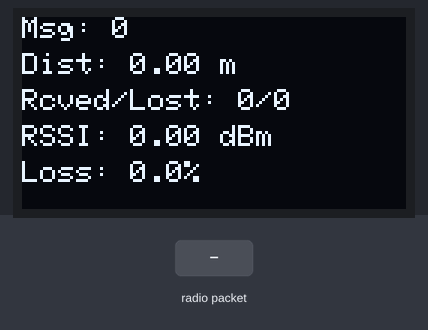
The sketch below on a simulated Arduino Uno, built for the host (arithmetic inside an expression is 32-bit, double 64-bit). Shown: 128×64 one-colour display. Inputs (shaded band) come from the test bench. No radio packets arrive unless stated; what the sketch prints to the serial monitor is not drawn.

Above: at 2.3 s.
2.4 s: radio packet "," arrives
At 3.4 s:
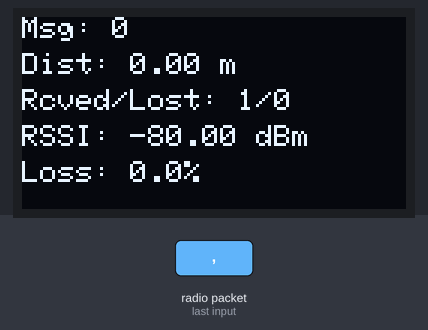
3.9 s: radio packet "}" arrives
At 4.3 s:
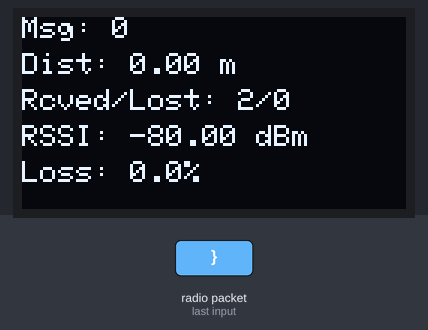
Timing chart, 0 to 6.9 s (numbered marks = the images above; inputs shaded):
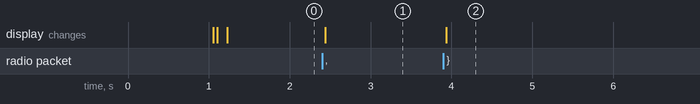

The sketch:

placa_receptora.ino
```cpp
#include <SPI.h>
#include <LoRa.h>
#include <Wire.h>
#include <Adafruit_GFX.h>
#include <Adafruit_SSD1306.h>

#define SCREEN_WIDTH 128
#define SCREEN_HEIGHT 64
#define OLED_RESET    -1
#define SCREEN_ADDRESS 0x3C

#define SCK     5
#define MISO    19
#define MOSI    27
#define SS      18
#define RST     14
#define DI0     26

#define FREQUENCY 915E6

#define DEBUG_MODE true

Adafruit_SSD1306 display(SCREEN_WIDTH, SCREEN_HEIGHT, &Wire, OLED_RESET);

unsigned long lostPackets = 0;
unsigned long expectedSequence = 0;
float distance = 0.0;
float lastDistance = -1.0;
float rssi = 0;
float snr = 0;
float packetLossRate = 0.0;
unsigned long totalPacketsSent = 0;
unsigned long lastDisplayUpdateTime = 0;
unsigned long currentPacketId = 0;
unsigned long cumulativeReceived = 0;

unsigned long lastPacketTime = 0;
bool receivedFirstPacket = false;

void setup() {
  Serial.begin(115200);
  delay(1000);

  if (DEBUG_MODE) {
    Serial.println("LILYGO LoRa Distance Receiver");
  }
  Wire.begin();
  if (!display.begin(SSD1306_SWITCHCAPVCC, SCREEN_ADDRESS)) {
    if (DEBUG_MODE) Serial.println("SSD1306 allocation failed");
  } else {
    display.clearDisplay();
    display.setTextSize(1);
    display.setTextColor(SSD1306_WHITE);
    display.setCursor(0, 0);
    display.println("LoRa Distance RX");
    display.println("Initializing...");
    display.display();
  }

  SPI.begin(SCK, MISO, MOSI, SS);

  LoRa.setPins(SS, RST, DI0);

  unsigned long startAttemptTime = millis();
  bool loraInitialized = false;
  while ((millis() - startAttemptTime) < 5000 && !loraInitialized) {
    if (LoRa.begin(FREQUENCY)) {
      loraInitialized = true;
    } else {
      if (DEBUG_MODE) Serial.print(".");
      delay(500);
    }
  }

  if (!loraInitialized) {
    if (DEBUG_MODE) Serial.println("Starting LoRa failed!");
    display.clearDisplay();
    display.setCursor(0, 0);
    display.println("LoRa init failed!");
    display.display();
  } else {
    if (DEBUG_MODE) Serial.println("LoRa initialized successfully!");
    // Configure LoRa parameters
    LoRa.setSpreadingFactor(11);
    LoRa.setSignalBandwidth(125E3);
    LoRa.setCodingRate4(8);
    LoRa.setPreambleLength(12);
  }

  display.clearDisplay();
  display.setCursor(0, 0);
  display.println("LoRa Ready!");
  display.println("Waiting for packets...");
  display.display();

  lastDisplayUpdateTime = millis();
}

void loop() {
  int packetSize = LoRa.parsePacket();
  if (packetSize) {
    processPacket(packetSize);
  }

  unsigned long currentTime = millis();
  if (currentTime - lastDisplayUpdateTime >= 100) {
    updateDisplay();
    lastDisplayUpdateTime = currentTime;
  }

  delay(1);
}

void processPacket(int packetSize) {
  String receivedData = "";
  while (LoRa.available()) {
    receivedData += (char)LoRa.read();
  }

  rssi = LoRa.packetRssi();
  snr = LoRa.packetSnr();

  unsigned long transmittedPacketId = extractValue(receivedData, "seq").toInt();
  distance = extractValue(receivedData, "dist").toFloat();
  int newTotal = extractValue(receivedData, "total").toInt();

  if (lastDistance == -1.0 || distance > lastDistance) {
    if (DEBUG_MODE) {
      Serial.print("New session detected: resetting counters. (Old Distance: ");
      Serial.print(lastDistance);
      Serial.print(" -> New Distance: ");
      Serial.print(distance);
      Serial.println(")");
    }
    cumulativeReceived = 0;
    lostPackets = 0;
    totalPacketsSent = 0;
    expectedSequence = transmittedPacketId + 1;
    receivedFirstPacket = true;
    lastDistance = distance;
  }

  if (transmittedPacketId == 0 && expectedSequence != 0) {
    if (DEBUG_MODE) {
      Serial.println("Received anomalous packet with sequence 0; logging as new DATA and incrementing expectedSequence.");
    }

    currentPacketId = 0;
    cumulativeReceived++;
    totalPacketsSent = newTotal;
    if (newTotal > 0) {
      packetLossRate = 100.0 * lostPackets / newTotal;
    }
    outputLoggableData();
    updateDisplay();
    lastPacketTime = millis();

    expectedSequence++;
    return;
  }

  if (transmittedPacketId >= expectedSequence) {

    if (transmittedPacketId > expectedSequence) {
      unsigned long gap = transmittedPacketId - expectedSequence;
      for (unsigned long missing = expectedSequence; missing < transmittedPacketId; missing++) {
         Serial.print("LOST: Packet ");
         Serial.println(missing);
      }
      lostPackets += gap;
    }
    expectedSequence = transmittedPacketId + 1;
  } else {

    if (DEBUG_MODE) {
      Serial.print("Out-of-order packet: received ");
      Serial.println(transmittedPacketId);
    }
  }

  cumulativeReceived++;
  currentPacketId = transmittedPacketId;
  totalPacketsSent = newTotal;

  if (newTotal > 0) {
    packetLossRate = 100.0 * lostPackets / newTotal;
  }

  outputLoggableData();
  updateDisplay();

  lastPacketTime = millis();
}

String extractValue(String data, String key) {
  String keyStr = "\"" + key + "\":";
  int keyIndex = data.indexOf(keyStr);
  if (keyIndex == -1) return "0";
  int valueStart = keyIndex + keyStr.length();
  int valueEnd = data.indexOf(",", valueStart);
  if (valueEnd == -1) {
    valueEnd = data.indexOf("}", valueStart);
  }
  if (valueEnd == -1) return "0";
  return data.substring(valueStart, valueEnd);
}

void updateDisplay() {
  display.clearDisplay();
  display.setTextSize(1);
  display.setTextColor(SSD1306_WHITE);
  display.setCursor(0, 0);

  display.print("Msg: ");
  display.println(currentPacketId);

  display.setCursor(0, 12);
  display.print("Dist: ");
  display.print(distance, 2);
  display.println(" m");

  display.setCursor(0, 24);
  display.print("Rcved/Lost: ");
  display.print(cumulativeReceived);
  display.print("/");
  display.println(lostPackets);

  display.setCursor(0, 36);
  display.print("RSSI: ");
  display.print(rssi);
  display.println(" dBm");

  display.setCursor(0, 48);
  display.print("Loss: ");
  display.print(packetLossRate, 1);
  display.println("%");

  display.display();
}

void outputLoggableData() {
  Serial.print("DATA,");
  Serial.print(millis());
  Serial.print(",");
  Serial.print(currentPacketId);
  Serial.print(",");
  Serial.print(distance);
  Serial.print(",");
  Serial.print(cumulativeReceived);
  Serial.print(",");
  Serial.print(lostPackets);
  Serial.print(",");
  Serial.print(rssi);
  Serial.print(",");
  Serial.print(snr);
  Serial.print(",");
  Serial.print(totalPacketsSent);
  Serial.print(",");
  Serial.println(packetLossRate, 1);
}
```

Measured:
- after the input at 2.4 s, the display: changes at once (image 1)
- after the input at 3.9 s, the display: changes at once (image 2)
